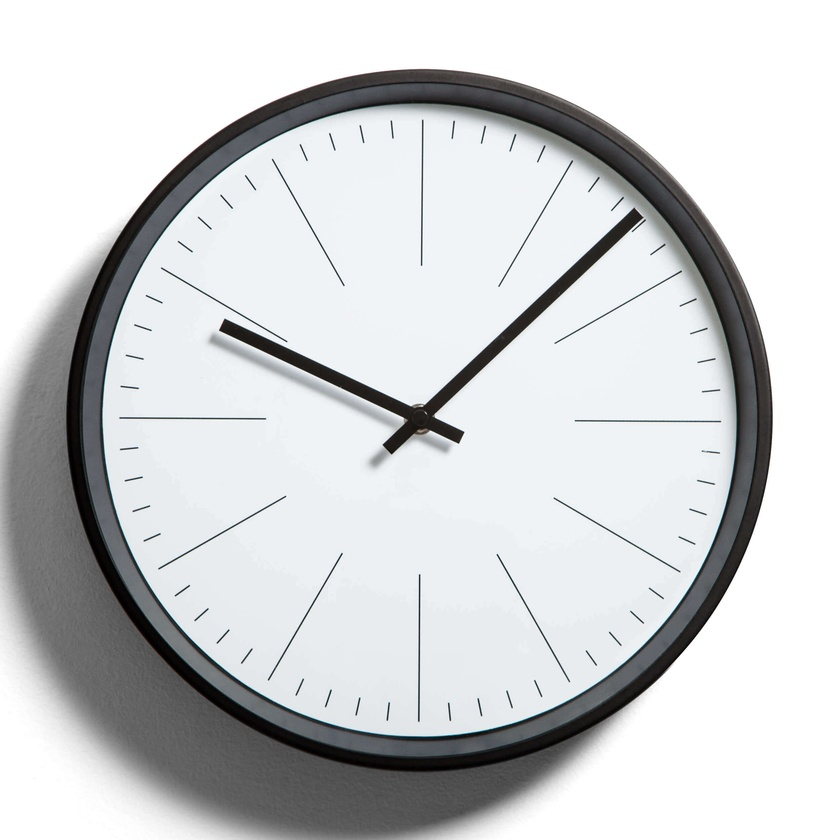
#> input picture data/minimal.jpg, 840 x 840 px, shrunk from 2500 x 2500 before the run
$ jupyter execute analysis_steps.ipynb   (shell and % lines are left out)
#> lines starting #> are read from the running program, lines starting #| are printed output that depends on the picture; after the words box and inside, x2 and y2 are one past the last pixel; in counts of white or black regions, pixels touching at a corner belong together
Import Necessary Libraries

[cell 1]
import cv2
import numpy as np
import matplotlib.pyplot as plt
import math

Load and Display the Original Image

[cell 2]
# Load the image
img = cv2.imread('./data/minimal.jpg')
#> img is the input picture: shape (840, 840, 3); mean B, G, R 209.7, 208.2, 206.3

# Check if the image was loaded
if img is not None:
    # Convert BGR to RGB for displaying correctly with matplotlib
    img_rgb = cv2.cvtColor(img, cv2.COLOR_BGR2RGB)

    # Display the original image
    plt.figure(figsize=(6,6))
    plt.imshow(img_rgb)
    plt.title('Original Image')
    plt.axis('off')
    plt.show()
else:
    print("Image not found. Please check the path and filename.")

 Preprocess the Image

[cell 3]
# Make a copy of the image to avoid modifying the original
processed = img.copy()

# Convert to grayscale
processed = cv2.cvtColor(processed, cv2.COLOR_BGR2GRAY)

# Apply median blur to reduce noise
processed = cv2.medianBlur(processed, 5)

# Display the preprocessed image
plt.figure(figsize=(6,6))
plt.imshow(processed, cmap='gray')
plt.title('Preprocessed Image')
plt.axis('off')
plt.show()

Apply Canny Edge Detection

[cell 4]
# Apply Canny edge detection
canny = cv2.Canny(processed, 100, 200)
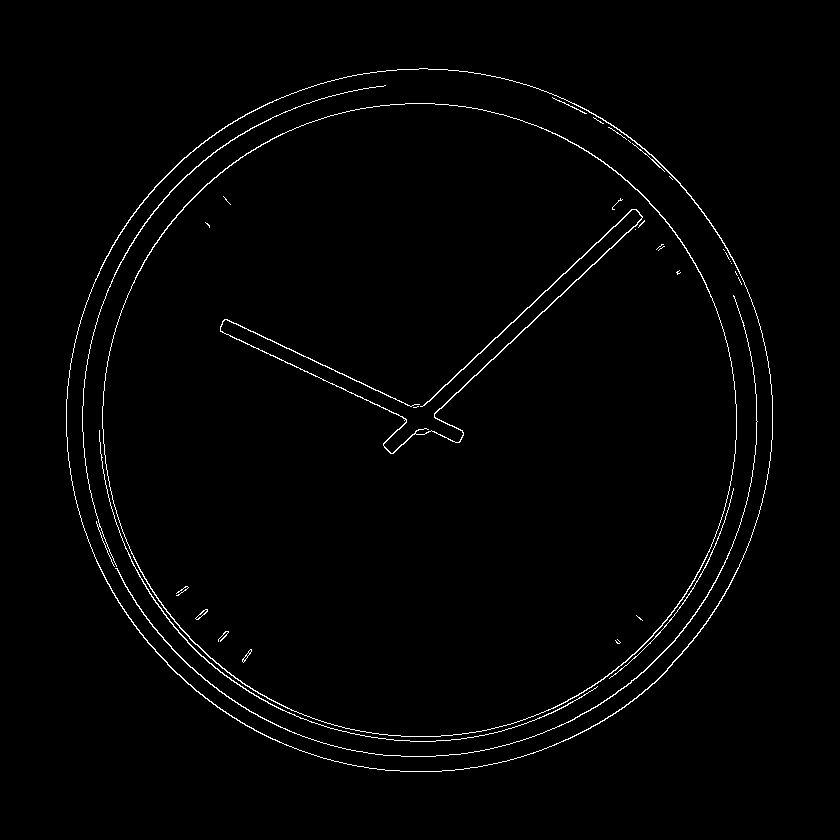
#> canny: shape (840, 840); 1.4% white in thin lines or dots, all inside (x1, y1, x2, y2) = (66, 68, 773, 772)

# Display the edges detected by Canny
plt.figure(figsize=(6,6))
plt.imshow(canny, cmap='gray')
plt.title('Canny Edge Detection')
plt.axis('off')
plt.show()

Detect Lines Using Hough Transform

[cell 5]
# Adjusted parameters for Hough Line Transform
threshold = 30
deg_resolution = np.pi / 180
rad_resolution = 1
min_length = 30
max_line_gap = 5

# Detect lines using HoughLinesP with adjusted parameters
lines = cv2.HoughLinesP(
    canny,
    rho=rad_resolution,
    theta=deg_resolution,
    threshold=threshold,
    minLineLength=min_length,
    maxLineGap=max_line_gap,
)
#> lines = 128 rows, first 6: [469, 362, 633, 209], [434, 413, 620, 239], [225, 319, 415, 407], [220, 331, 402, 416], [430, 399, 527, 308], [532, 321, 641, 219]

# Create a copy of the original image to draw lines
img_with_lines = img.copy()

# Check if any lines are detected
if lines is not None:
    # Draw the detected lines on the image
    for line in lines:
        for x1, y1, x2, y2 in line:
            cv2.line(img_with_lines, (x1, y1), (x2, y2), (0, 255, 0), 2)
#> this loop made 128 passes
#> line on passes 1 to 12: [[469, 362, 633, 209]], [[434, 413, 620, 239]], [[225, 319, 415, 407]], [[220, 331, 402, 416]], [[430, 399, 527, 308]], [[532, 321, 641, 219]], [[242, 683, 287, 708]], [[425, 428, 456, 442]], [[157, 632, 190, 667]], [[401, 736, 452, 735]], [[548, 710, 591, 687]], [[634, 654, 677, 606]]
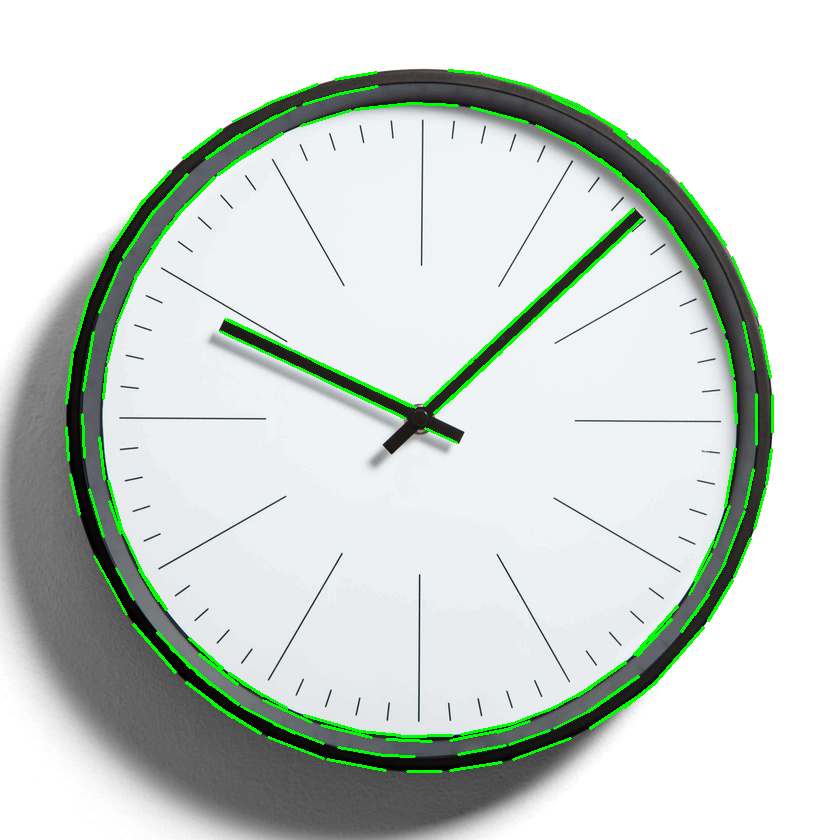
#> img_with_lines: shape (840, 840, 3); 2.77% of pixels changed, all inside (x1, y1, x2, y2) = (65, 69, 774, 773)

    # Convert BGR to RGB for displaying
    img_with_lines_rgb = cv2.cvtColor(img_with_lines, cv2.COLOR_BGR2RGB)

    # Display the image with detected lines
    plt.figure(figsize=(6,6))
    plt.imshow(img_with_lines_rgb)
    plt.title('Detected Lines')
    plt.axis('off')
    plt.show()
else:
    print("No lines were detected.")

Identify Lines Near the Center of the Clock

[cell 6]
# Calculate the center of the image
cx = img.shape[1] / 2  # Width divided by 2
#> cx = 420
cy = img.shape[0] / 2  # Height divided by 2
#> cy = 420
radius = max(img.shape[0], img.shape[1]) * 0.1  # 10% of the maximum dimension
#> radius = 84

print(f"Center coordinates: ({cx}, {cy}), Radius: {radius}")
#| Center coordinates: (420.0, 420.0), Radius: 84.0

# Function to calculate Euclidean distance
def dist(x1, y1, x2, y2):
    return math.sqrt((x1 - x2)**2 + (y1 - y2)**2)

# Function to determine if a line is near the center
def line_near_center(x1, y1, x2, y2, cx, cy, radius):
    return dist(x1, y1, cx, cy) <= radius or dist(x2, y2, cx, cy) <= radius

# Initialize a list to hold hand lines (angle, length)
hand_lines = []

# Check if any lines were detected
if lines is not None:
    # Iterate through each line
    for line in lines:
        for x1, y1, x2, y2 in line:
            # Check if the line is near the center
            if line_near_center(x1, y1, x2, y2, cx, cy, radius):
                # Ensure the first point is closer to the center
                if dist(x1, y1, cx, cy) > dist(x2, y2, cx, cy):
                    x1, y1, x2, y2 = x2, y2, x1, y1

                # Calculate the angle of the line
                angle = math.degrees(math.atan2(y1 - y2, x2 - x1))
                if angle < 0:
                    angle += 360
                length = dist(x1, y1, x2, y2)

                # Append the angle and length to hand_lines
                hand_lines.append((angle, length))

                # Debugging statements
                print(f"\nLine from ({x1}, {y1}) to ({x2}, {y2})")
                print(f"Distance to center from point 1: {dist(x1, y1, cx, cy):.2f}")
                print(f"Distance to center from point 2: {dist(x2, y2, cx, cy):.2f}")
                print(f"Angle: {angle:.2f}°, Length: {length:.2f}px")
#> after the loop, angle = 154.8; hand_lines = [(43.01, 224.3), (43.09, 254.7), (155.1, 209.4), (155, 200.9), (43.17, 133), (335.7, 34.01), (154.9, 108.3), (43.23, 68.62), (43.15, 65.8), (154.8, 91.71)]; length = 91.71; x1 = 624; x2 = 654; y1 = 707; y2 = 683
else:
    print("No lines were detected to find hand lines.")

# Display the hand lines detected
if hand_lines:
    print("\nHand Lines Detected (Angle, Length):")
    for angle, length in hand_lines:
        print(f"Angle: {angle:.2f}°, Length: {length:.2f}px")
#> this loop made 10 passes
#| Angle: 43.01°, Length: 224.29px
#| Angle: 43.09°, Length: 254.70px
#| Angle: 155.15°, Length: 209.39px
#| Angle: 154.97°, Length: 200.87px
#| Angle: 43.17°, Length: 133.00px
#| Angle: 335.70°, Length: 34.01px
#| Angle: 154.86°, Length: 108.26px
#| Angle: 43.23°, Length: 68.62px
#> (further printed lines are left out)
else:
    print("No hand lines were detected near the center.")

Visualize the Hand Lines Data

[cell 7]
# Check if any hand lines were detected
if hand_lines:
    # Extract angles and lengths
    angles, lengths = zip(*hand_lines)
#> angles = (43.01, 43.09, 155.1, 155, 43.17, 335.7, 154.9, 43.23, 43.15, 154.8); lengths = (224.3, 254.7, 209.4, 200.9, 133, 34.01, 108.3, 68.62, 65.8, 91.71)

    # Plot the angles vs lengths
    plt.figure(figsize=(8,6))
    plt.scatter(angles, lengths, color='blue')
    plt.xlabel('Angle (Degrees)')
    plt.ylabel('Length (Pixels)')
    plt.title('Hand Lines Angle vs. Length')
    plt.grid(True)
    plt.show()
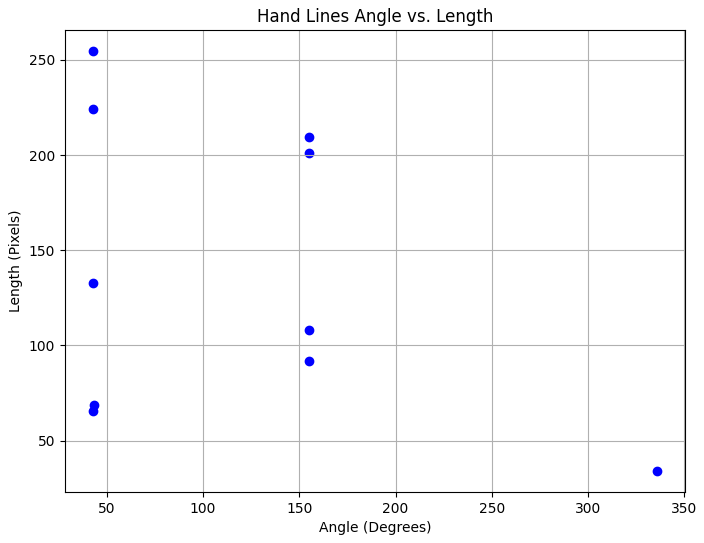
#> figure drawn by matplotlib, 1 panel
else:
    print("No hand lines to plot.")

Cluster the Hand Lines by Angle

[cell 8]
# Check if any hand lines were detected
if hand_lines:
    # Sort the hand lines by angle
    hand_lines.sort()

    # Initialize clusters
    max_angle_gap = 5  # Maximum angle gap to consider in the same cluster
    clusters = [[hand_lines[0]]]
#> clusters = [[(43.01, 224.3)]]

    # Cluster the hand lines
    for i in range(1, len(hand_lines)):
        if abs(hand_lines[i][0] - hand_lines[i - 1][0]) <= max_angle_gap:
            clusters[-1].append(hand_lines[i])
        else:
            clusters.append([hand_lines[i]])
#> this loop made 9 passes
#> after the loop, clusters = [[(43.01, 224.3), (43.09, 254.7), (43.15, 65.8), (43.17, 133), (43.23, 68.62)], [(154.8, 91.71), (154.9, 108.3), (155, 200.9), (155.1, 209.4)], [(335.7, 34.01)]]

    # Display the clusters
    print(f"Number of Clusters: {len(clusters)}")
#| Number of Clusters: 3
    for idx, cluster in enumerate(clusters):
        print(f"\nCluster {idx + 1}:")
        for angle, length in cluster:
            print(f"Angle: {angle:.2f}°, Length: {length:.2f}px")
#> this loop made 3 passes
#| Cluster 1:
#| Angle: 43.01°, Length: 224.29px
#| Angle: 43.09°, Length: 254.70px
#| Angle: 43.15°, Length: 65.80px
#| Angle: 43.17°, Length: 133.00px
#| Angle: 43.23°, Length: 68.62px
#| Cluster 2:
#| Angle: 154.83°, Length: 91.71px
#| Angle: 154.86°, Length: 108.26px
#| Angle: 154.97°, Length: 200.87px
#> (further printed lines are left out)
else:
    print("No hand lines to cluster.")

Summarize the Clusters

[cell 9]
# Check if any clusters were formed
if hand_lines:
    # Initialize summary list
    summary = []

    # Summarize each cluster
    for cluster in clusters:
        angles = np.array([angle for angle, length in cluster])
        lengths = np.array([length for angle, length in cluster])

        avg_angle = np.mean(angles)
        max_length = np.max(lengths)

        summary.append((max_length, avg_angle))
#> this loop made 3 passes
#> (angles, lengths, avg_angle, max_length) on passes 1 to 3: ([43.01, 43.09, 43.15, 43.17, 43.23], [224.3, 254.7, 65.8, 133, 68.62], 43.13, 254.7), ([154.8, 154.9, 155, 155.1], [91.71, 108.3, 200.9, 209.4], 155, 209.4), ([335.7], [34.01], 335.7, 34.01)
#> after the loop, summary = [(254.7, 43.13), (209.4, 155), (34.01, 335.7)]

    # Sort the summary by length in descending order
    summary.sort(reverse=True)

    # Display the summary
    print("Summary of Clusters (Length, Angle):")
    for length, angle in summary:
        print(f"Length: {length:.2f}px, Angle: {angle:.2f}°")
#> this loop made 3 passes
#| Length: 254.70px, Angle: 43.13°
#| Length: 209.39px, Angle: 154.95°
#| Length: 34.01px, Angle: 335.70°

    # Ensure there are at least two hands
    if len(summary) == 1:
        summary.append(summary[0])
else:
    print("No clusters to summarize.")

Calculate the Time from the Hand Angles

[cell 10]
# Check if summary is available
if hand_lines and summary:
    # Assume the longest line is the minute hand and the next is the hour hand
    minute_angle = summary[0][1]
#> minute_angle = 43.13
    hour_angle = summary[1][1]
#> hour_angle = 155

    # Calculate the ratios
    hour_ratio = hour_angle / 360.0
#> hour_ratio = 0.43
    minute_ratio = minute_angle / 360.0
#> minute_ratio = 0.12

    # Calculate hours and minutes
    hours = hour_ratio * 12
#> hours = 5.17
    minutes = int(round(minute_ratio * 60)) % 60
#> minutes = 7

    # Adjust the hour based on minutes
    if abs(minutes - 60) < 5 or minutes < 5:
        hours = int(round(hours)) % 12
    else:
        hours = int(math.floor(hours)) % 12
#> hours = 5

    if hours == 0:
        hours = 12  # Adjust for 12-hour format

    # Display the calculated time
    print(f"The estimated time is {hours}:{minutes:02d}")
#| The estimated time is 5:07
else:
    print("Unable to calculate time due to insufficient data.")

Visualize the Final Result with Hand Lines

[cell 11]
# Create a copy of the original image to draw hand lines
img_with_hand_lines = img.copy()

# Check if any lines were detected
if lines is not None:
    # Draw the hand lines near the center
    for line in lines:
        for x1, y1, x2, y2 in line:
            if line_near_center(x1, y1, x2, y2, cx, cy, radius):
                cv2.line(img_with_hand_lines, (x1, y1), (x2, y2), (0, 0, 255), 2)
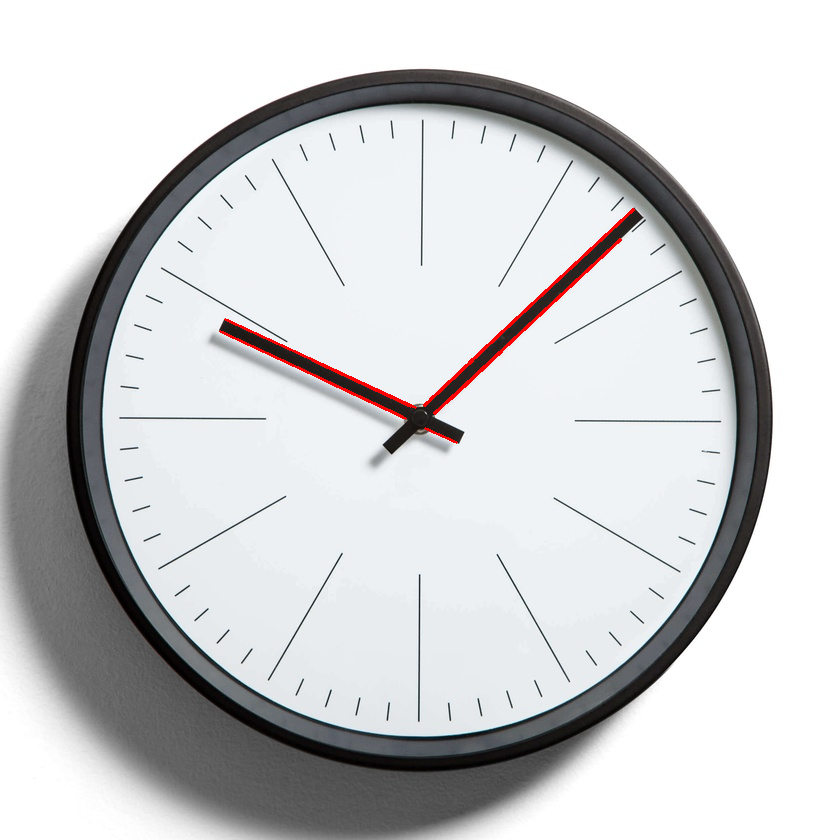
#> img_with_hand_lines: shape (840, 840, 3); 0.44% of pixels changed, all inside (x1, y1, x2, y2) = (219, 208, 635, 444)

    # Convert BGR to RGB for displaying
    img_with_hand_lines_rgb = cv2.cvtColor(img_with_hand_lines, cv2.COLOR_BGR2RGB)

    # Display the image with hand lines
    plt.figure(figsize=(6,6))
    plt.imshow(img_with_hand_lines_rgb)
    plt.title('Image with Hand Lines')
    plt.axis('off')
    plt.show()
else:
    print("No lines were detected to draw hand lines.")

[cell 12]
# Create a blank canvas with the same dimensions as the original image
canvas = np.full_like(img, 255)  # White background

# Define the center coordinates and radius
center_coordinates = (int(cx), int(cy))
#> center_coordinates = (420, 420)
circle_radius = 300

# Draw the center point on the canvas
center_color = (0, 0, 255)  # Red color in BGR format
center_radius = 5  # Radius of the center point
cv2.circle(canvas, center_coordinates, center_radius, center_color, -1)

# Draw the circle around the center on the canvas
circle_color = (0, 255, 0)  # Green color in BGR format
cv2.circle(canvas, center_coordinates, circle_radius, circle_color, -1)
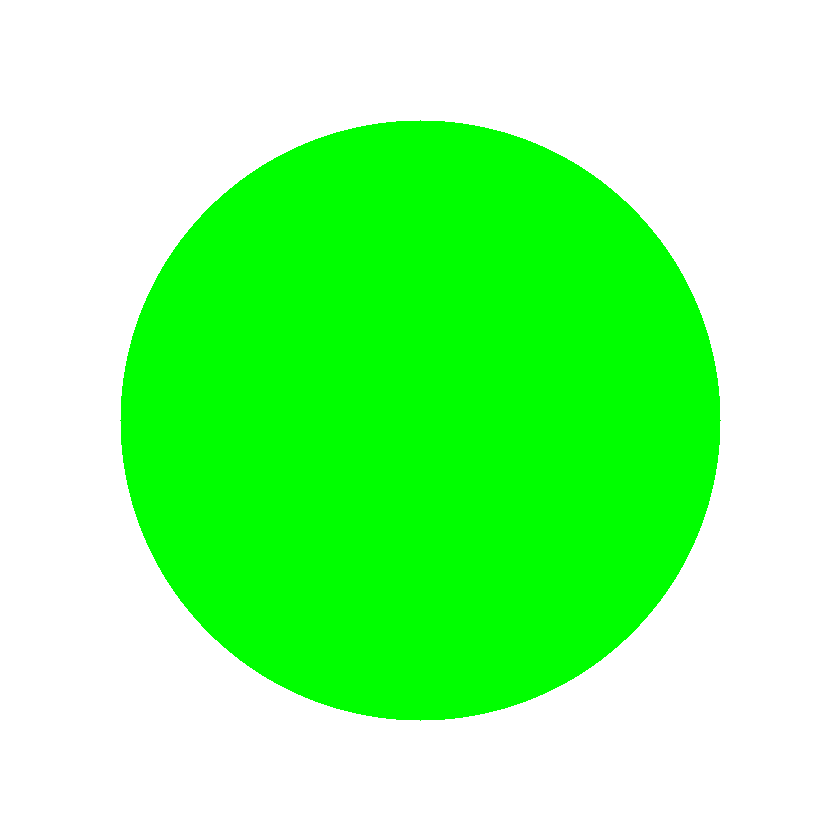
#> canvas: shape (840, 840, 3); mean of channels 0, 1, 2 152.8, 255, 152.8; drawn as B, G, R

# Draw the detected lines within the circle on the canvas
# Draw the detected lines with increased thickness on the canvas
if lines is not None:
    for line in lines:
        for x1, y1, x2, y2 in line:
            if line_near_center(x1, y1, x2, y2, cx, cy, radius):
                # Draw thicker lines
                cv2.line(canvas, (x1, y1), (x2, y2), (255, 0, 0), thickness=50)
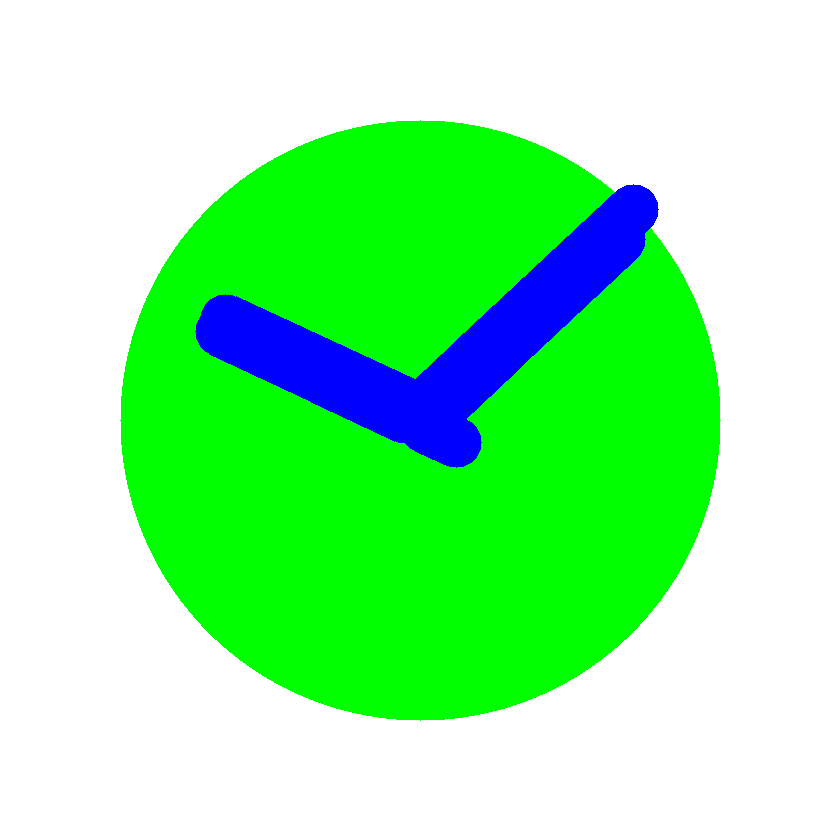
#> canvas: shape (840, 840, 3); 5.22% of pixels changed, all inside (x1, y1, x2, y2) = (195, 184, 659, 468); drawn as B, G, R
else:
    print("No lines to draw.")

# Convert BGR to RGB for displaying with matplotlib
canvas_rgb = cv2.cvtColor(canvas, cv2.COLOR_BGR2RGB)

# Display the canvas
plt.figure(figsize=(8,8))
plt.imshow(canvas_rgb)
plt.title('Canvas with Circle, Detected Lines, and Center Point')
plt.axis('off')
plt.show()

[cell 13]
import cv2
import numpy as np
import random
import matplotlib.pyplot as plt

# Function to draw a clock-like image
def draw_clock(bg_color, hand_color, dot_color):
    # Create a blank image
    img = np.full((300, 300, 3), bg_color, dtype=np.uint8)

    # Define the center and radius of the clock
    center = (150, 150)
    radius = 100

    # Draw the circle for the clock
    cv2.circle(img, center, radius, (0, 0, 0), 2)

    # Draw the hands of the clock
    hour_hand_angle = random.randint(0, 360)
    minute_hand_angle = random.randint(0, 360)
    hour_hand_length = int(0.5 * radius)
    minute_hand_length = int(0.7 * radius)

    hour_hand_end = (
        int(center[0] + hour_hand_length * np.cos(np.radians(hour_hand_angle))),
        int(center[1] - hour_hand_length * np.sin(np.radians(hour_hand_angle))),
    )
    minute_hand_end = (
        int(center[0] + minute_hand_length * np.cos(np.radians(minute_hand_angle))),
        int(center[1] - minute_hand_length * np.sin(np.radians(minute_hand_angle))),
    )

    cv2.line(img, center, hour_hand_end, hand_color, 6)
    cv2.line(img, center, minute_hand_end, hand_color, 4)

    # Draw a small dot at the top
    top_dot = (center[0], center[1] - radius + 10)
    cv2.circle(img, top_dot, 5, dot_color, -1)

    return img

# Define colors for the background, hands, and dot (in BGR format)
colors = [
    ((200, 255, 255), (255, 0, 0), (255, 0, 255)),  # Blue theme
    ((0, 255, 255), (0, 0, 255), (128, 0, 255)),    # Yellow theme
    ((50, 50, 50), (255, 0, 255), (0, 255, 255)),   # Dark theme
    ((50, 255, 50), (0, 255, 0), (255, 0, 255)),    # Green theme
    ((50, 100, 200), (0, 0, 50), (255, 0, 200)),    # Red theme
    ((200, 255, 200), (200, 200, 200), (0, 200, 0)) # Light theme
]

# Generate and display clock images
for i, color_set in enumerate(colors):
    bg, hand, dot = color_set
    img = draw_clock(bg, hand, dot)

    # Convert BGR to RGB for Matplotlib
    img_rgb = cv2.cvtColor(img, cv2.COLOR_BGR2RGB)

    # Display the image using Matplotlib
    plt.figure(figsize=(4, 4))
    plt.imshow(img_rgb)
    plt.axis('off')
    plt.show()
#> this loop made 6 passes
#> pass 1, `img = draw_clock(bg, hand, dot)`:
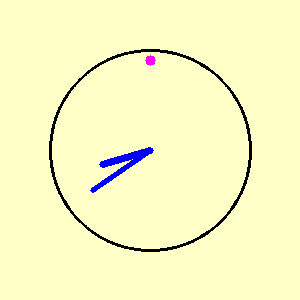
#> img: shape (300, 300, 3); mean of channels 0, 1, 2 196.5, 247.7, 247.9; drawn as B, G, R
#> after the loop:
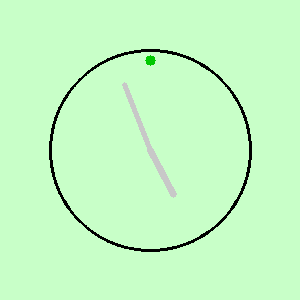
#> img: shape (300, 300, 3); mean of channels 0, 1, 2 195.8, 249.4, 195.8; drawn as B, G, R
